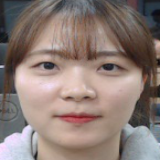
#> input picture src/Pocheck/lsg_mtcnn_160/05_이한님/10130.png, 160 x 160 px
$ python -i preprocessing.py   (imports and definitions only)   (older library calls are emulated)
#> lines starting #> are read from the running program, lines starting #| are printed output that depends on the picture; after the words box and inside, x2 and y2 are one past the last pixel; in counts of white or black regions, pixels touching at a corner belong together
#> further down, picture is the input picture: shape (160, 160, 3); mean B, G, R 117.7, 123.7, 140.2
import numpy as np
import matplotlib.pyplot as plt
import matplotlib.colors
import imageio
import scipy, scipy.misc, scipy.signal
import cv2
import sys


def build_is_hist(img):
    hei = img.shape[0]
#> hei = 160
    wid = img.shape[1]
#> wid = 160
    ch = img.shape[2]
#> ch = 3
    Img = np.zeros((hei + 4, wid + 4, ch))
    for i in range(ch):
        Img[:, :, i] = np.pad(img[:, :, i], (2, 2), 'edge')
    hsv = (matplotlib.colors.rgb_to_hsv(Img))
#> hsv: shape (164, 164, 3) float64; mean of channels 0, 1, 2 0.5, 0.2, 141.6
    hsv[:, :, 0] = hsv[:, :, 0] * 255
#> hsv: shape (164, 164, 3) float64; mean of channels 0, 1, 2 135.1, 0.2, 141.6
    hsv[:, :, 1] = hsv[:, :, 1] * 255
#> hsv: shape (164, 164, 3) float64; mean of channels 0, 1, 2 135.1, 53.3, 141.6
    hsv[hsv > 255] = 255
    hsv[hsv < 0] = 0
    hsv = hsv.astype(np.uint8).astype(np.float64)
#> hsv: shape (164, 164, 3) float64; mean of channels 0, 1, 2 134.7, 52.8, 141.6
    fh = np.array([[-1.0, 0.0, 1.0], [-2.0, 0.0, 2.0], [-1.0, 0.0, 1.0]])
    fv = fh.conj().T

    H = hsv[:, :, 0]
    S = hsv[:, :, 1]
    I = hsv[:, :, 2]

    dIh = scipy.signal.convolve2d(I, np.rot90(fh, 2), mode='same')
    dIv = scipy.signal.convolve2d(I, np.rot90(fv, 2), mode='same')
    dIh[dIh == 0] = 0.00001
#> dIh: shape (164, 164) float64; min -909, max 1017, mean 0.3
    dIv[dIv == 0] = 0.00001
#> dIv: shape (164, 164) float64; min -1017, max 638, mean 2.3
    dI = np.sqrt(dIh ** 2 + dIv ** 2).astype(np.uint32)
    di = dI[2:hei + 2, 2:wid + 2]

    dSh = scipy.signal.convolve2d(S, np.rot90(fh, 2), mode='same')
    dSv = scipy.signal.convolve2d(S, np.rot90(fv, 2), mode='same')
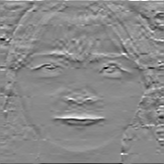
#> dSv: shape (164, 164) float64; min -425, max 367, mean 0.2; drawn with min black and max white
    dSh[dSh == 0] = 0.00001
#> dSh: shape (164, 164) float64; min -561, max 474, mean 0.6
    dSv[dSv == 0] = 0.00001
#> dSv: shape (164, 164) float64; 3.25% of pixels changed, all inside (x1, y1, x2, y2) = (0, 0, 164, 163)
    dS = np.sqrt(dSh ** 2 + dSv ** 2).astype(np.uint32)
    ds = dS[2:hei + 2, 2:wid + 2]

    h = H[2:hei + 2, 2:wid + 2]
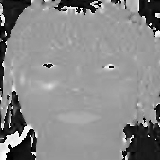
#> h: shape (160, 160) float64; min 0, max 253, mean 137
    s = S[2:hei + 2, 2:wid + 2]
    i = I[2:hei + 2, 2:wid + 2].astype(np.uint8)

    Imean = scipy.signal.convolve2d(I, np.ones((5, 5)) / 25, mode='same')
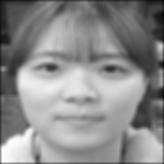
#> Imean: shape (164, 164) float64; min 11.4, max 254, mean 139.9
    Smean = scipy.signal.convolve2d(S, np.ones((5, 5)) / 25, mode='same')
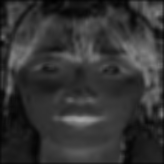
#> Smean: shape (164, 164) float64; min 0.24, max 162.1, mean 52.2

    Rho = np.zeros((hei + 4, wid + 4))
    for p in range(2, hei + 2):
        for q in range(2, wid + 2):
            tmpi = I[p - 2:p + 3, q - 2:q + 3]
            tmps = S[p - 2:p + 3, q - 2:q + 3]
            corre = np.corrcoef(tmpi.flatten('F'), tmps.flatten('F'))
            Rho[p, q] = corre[0, 1]
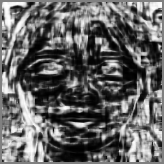
#> Rho: shape (164, 164) float64; min -0.997, max 0.984, mean -0.22; drawn with min black and max white

    rho = np.abs(Rho[2:hei + 2, 2:wid + 2])
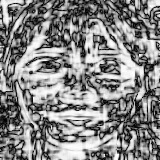
#> rho: shape (160, 160) float64; min 0, max 0.997, mean 0.53
    rho[np.isnan(rho)] = 0
    rd = (rho * ds).astype(np.uint32)
    Hist_I = np.zeros((256, 1))
    Hist_S = np.zeros((256, 1))

    for n in range(0, 255):
        temp = np.zeros(di.shape)
        temp[i == n] = di[i == n]
        Hist_I[n + 1] = np.sum(temp.flatten('F'))
        temp = np.zeros(di.shape)
        temp[i == n] = rd[i == n]
        Hist_S[n + 1] = np.sum(temp.flatten('F'))
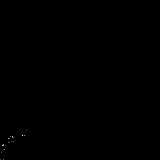
#> temp: shape (160, 160) float64; min 0, max 37, mean 0; drawn with min black and max white
#> after the loop, Hist_I = 256 values, max 13306 at index 158, min 0 at index 0, mean 5907.4; Hist_S = 256 values, max 8072 at index 80, min 0 at index 0, mean 2987.7

    return Hist_I, Hist_S


def dhe(img, alpha=0.5):
    hist_i, hist_s = build_is_hist(img)
    hist_c = alpha * hist_s + (1 - alpha) * hist_i
    hist_sum = np.sum(hist_c)
    hist_cum = hist_c.cumsum(axis=0)

    hsv = matplotlib.colors.rgb_to_hsv(img)
    h = hsv[:, :, 0]
    s = hsv[:, :, 1]
    i = hsv[:, :, 2].astype(np.uint8)

    c = hist_cum / hist_sum
    s_r = (c * 255)
    i_s = np.zeros(i.shape)
    for n in range(0, 255):
        i_s[i == n] = s_r[n + 1] / 255.0
    i_s[i == 255] = 1
    hsi_o = np.stack((h, s, i_s), axis=2)
    result = matplotlib.colors.hsv_to_rgb(hsi_o)

    result = result * 255
    result[result > 255] = 255
    result[result < 0] = 0
    return result.astype(np.uint8)

>>> import cv2
>>> picture = cv2.imread('lsg_mtcnn_160/05_이한님/10130.png')
>>> result = build_is_hist(picture)

$ run again, on src/Pocheck/lsg_mtcnn_160/05_이한님/14645.png
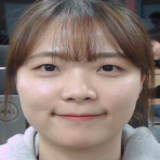
#> input picture src/Pocheck/lsg_mtcnn_160/05_이한님/14645.png, 160 x 160 px
#> picture is the input picture: shape (160, 160, 3); mean B, G, R 116.1, 122.2, 138.1
#> after the loop in build_is_hist, `for p in range(2, hei + 2):`:
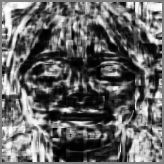
#> Rho: shape (164, 164) float64; min -0.997, max 0.993, mean -0.215; drawn with min black and max white
#> in build_is_hist, `rd = (rho * ds).astype(np.uint32)`:
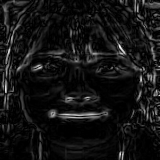
#> rd: shape (160, 160) uint32; min 0, max 366, mean 29.4; drawn with min black and max white
#> after the loop in build_is_hist, `for n in range(0, 255):`: Hist_I = 256 values, max 13233 at index 123, min 0 at index 0, mean 6002.2; Hist_S = 256 values, max 7468 at index 86, min 0 at index 0, mean 2943

$ run again, on src/Pocheck/lsg_mtcnn_160/05_이한님/1538.png
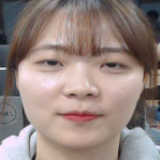
#> input picture src/Pocheck/lsg_mtcnn_160/05_이한님/1538.png, 160 x 160 px
#> picture is the input picture: shape (160, 160, 3); mean B, G, R 126.9, 132.1, 149.1
#> after the loop in build_is_hist, `for p in range(2, hei + 2):`:
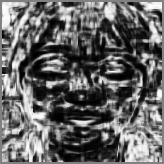
#> Rho: shape (164, 164) float64; min -0.996, max 0.987, mean -0.213; drawn with min black and max white
#> in build_is_hist, `rd = (rho * ds).astype(np.uint32)`:
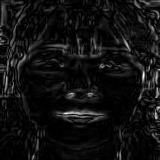
#> rd: shape (160, 160) uint32; min 0, max 386, mean 26.8; drawn with min black and max white
#> after the loop in build_is_hist, `for n in range(0, 255):`: Hist_I = 256 values, max 13674 at index 153, min 0 at index 0, mean 5928; Hist_S = 256 values, max 6520 at index 88, min 0 at index 0, mean 2675.3
